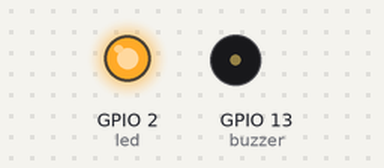
This program was run on a simulated ESP32 board running MicroPython. Parts: output pins drawn as LEDs (lit = HIGH), buzzer (waves = sounding, pin HIGH). What the program prints to the serial console is not drawn. At 4.2 s the program stops and its outputs stay as they are.

Above: at 0.99 s.
At 4.1 s:
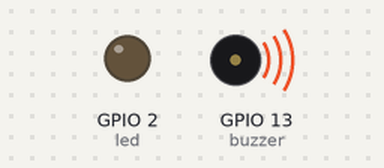
Timing chart, 0 to 5.6 s (numbered marks = the images above):
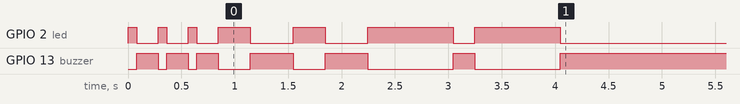

The program:

light_buzzer_sync.py
```python
# light_buzzer_sync.py - 声光同步测试
from machine import Pin
import time

print("声光双重提示同步测试")
print("=" * 60)

# 初始化LED和蜂鸣器
led = Pin(2, Pin.OUT)      # LED在GPIO2
buzzer = Pin(13, Pin.OUT)  # 蜂鸣器在GPIO13（低电平触发）

# 初始状态：LED灭，蜂鸣器静音
led.value(0)
buzzer.value(1)

print("测试三种报警模式（声光同步）")
print("=" * 40)

print("\n1. 轻度异常模式（滴滴滴）")
print("   声光同步：LED闪烁与蜂鸣同步")
for i in range(3):
    print(f"   第{i+1}次：LED亮 + 蜂鸣器鸣（80ms）")
    led.value(1)
    buzzer.value(0)
    time.sleep(0.08)

    print(f"          LED灭 + 蜂鸣器静（200ms）")
    led.value(0)
    buzzer.value(1)
    time.sleep(0.2)

print("\n2. 中度异常模式（嘟-嘟）")
print("   声光同步：LED常亮与蜂鸣同步")
for i in range(2):
    print(f"   第{i+1}次：LED亮 + 蜂鸣器鸣（300ms）")
    led.value(1)
    buzzer.value(0)
    time.sleep(0.3)

    print(f"          LED灭 + 蜂鸣器静（400ms）")
    led.value(0)
    buzzer.value(1)
    time.sleep(0.4)

print("\n3. 重度异常模式（嘟---）")
print("   声光同步：LED快闪与蜂鸣同步")
for i in range(2):
    print(f"   第{i+1}次：LED亮 + 蜂鸣器鸣（800ms）")
    led.value(1)
    buzzer.value(0)
    time.sleep(0.8)

    print(f"          LED灭 + 蜂鸣器静（200ms）")
    led.value(0)
    buzzer.value(1)
    time.sleep(0.2)

# 确保所有设备关闭
led.value(0)
buzzer.value(1)

print("\n" + "=" * 60)
print("✅ 声光双重提示测试完成")
print("开题报告要求：'硬件声光双重提示' 功能验证通过")
```
